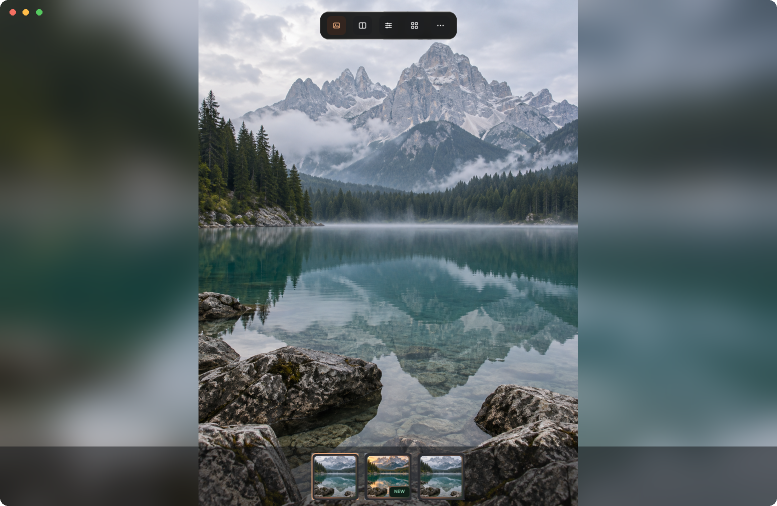
#> input picture layout/brand-assets/focus-alpine.png, 1554 x 1012 px (shown at 1/2 size)
$ python render.py
#> lines starting #> are read from the running program, lines starting #| are printed output that depends on the picture
"""20s Glance product film, composed from the current Figma UI exports.
Run: /private/tmp/glance-promo-venv/bin/python outputs/glance-promo-20s/render.py
"""
from pathlib import Path
from functools import lru_cache
import math, subprocess, wave, argparse
import numpy as np
from PIL import Image, ImageDraw, ImageFont, ImageFilter, ImageOps, ImageEnhance

OUT = Path(__file__).resolve().parent
ROOT = OUT.parents[1]
ASSETS = OUT / 'assets'
LANG = 'zh'
W, H, FPS, DURATION = 1920, 1080, 30, 20
WHITE = (246, 243, 239)
WARM = (236, 174, 127)
GRAY = (156, 157, 166)
FONT_PATHS = {'cn':'/System/Library/Fonts/Hiragino Sans GB.ttc', 'en':'/System/Library/Fonts/SFNS.ttf', 'mono':'/System/Library/Fonts/Menlo.ttc'}

def clamp(v): return max(0, min(1, v))
def ease(v): return 1-(1-clamp(v))**3
def smooth(v):
    v=clamp(v)
    return v*v*(3-2*v)
@lru_cache(None)
def font(size, family='cn'): return ImageFont.truetype(FONT_PATHS[family], size)
def txt(im, xy, value, size, color=WHITE, family='cn', anchor=None):
    ImageDraw.Draw(im).text(xy, value, font=font(size,family),fill=color,anchor=anchor)
def tr(zh, en): return en if LANG == 'en' else zh
# [22 lines left out: functions fit_size, put, rounded, shadow, not called in this run]

focus=Image.open(ROOT/'layout/brand-assets/focus-alpine.png').convert('RGBA')
#> focus is the input picture: PIL image 1554x1012 RGBA; mean R, G, B, A 91.1, 102.5, 105.4, 255
compare=Image.open(ROOT/'layout/brand-assets/compare-alpine.png').convert('RGBA').crop((48,30,1602,1042))
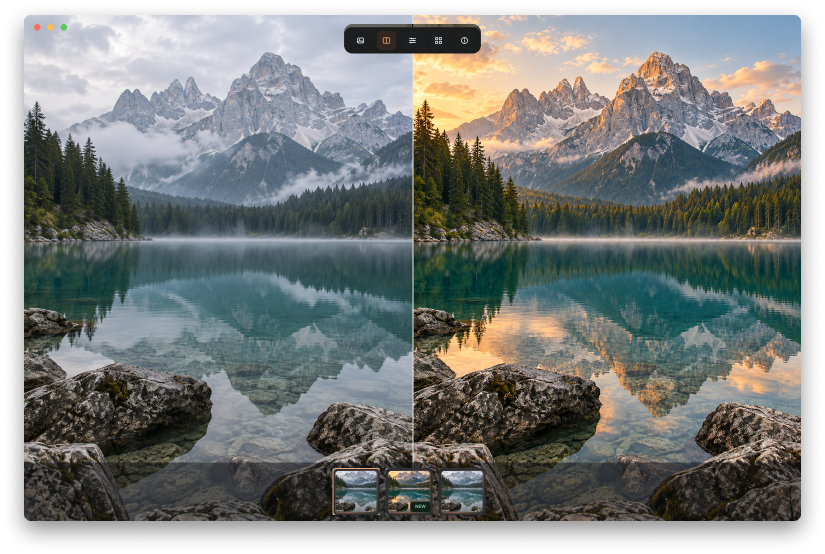
#> input picture layout/brand-assets/compare-alpine.png, 1650 x 1108 px (shown at 1/2 size)
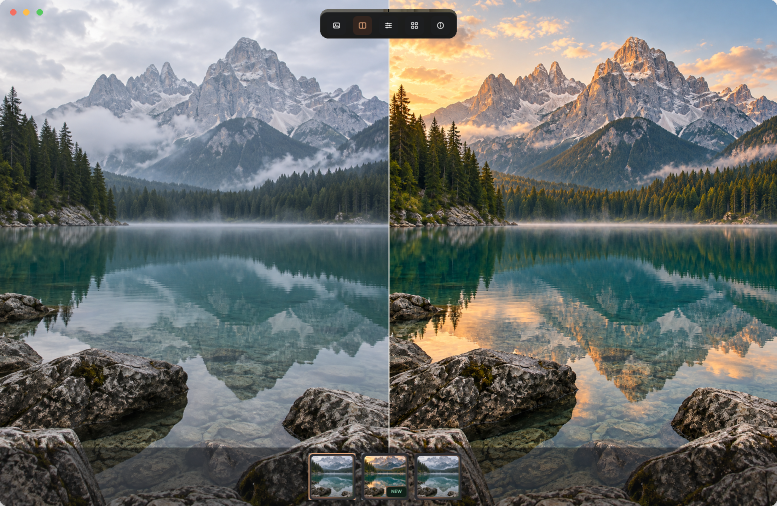
#> compare: PIL image 1554x1012 RGBA (shown at 1/2 size); mean R, G, B, A 108.4, 113.1, 111.1, 255
video=Image.open(ASSETS/'video.png').convert('RGBA')
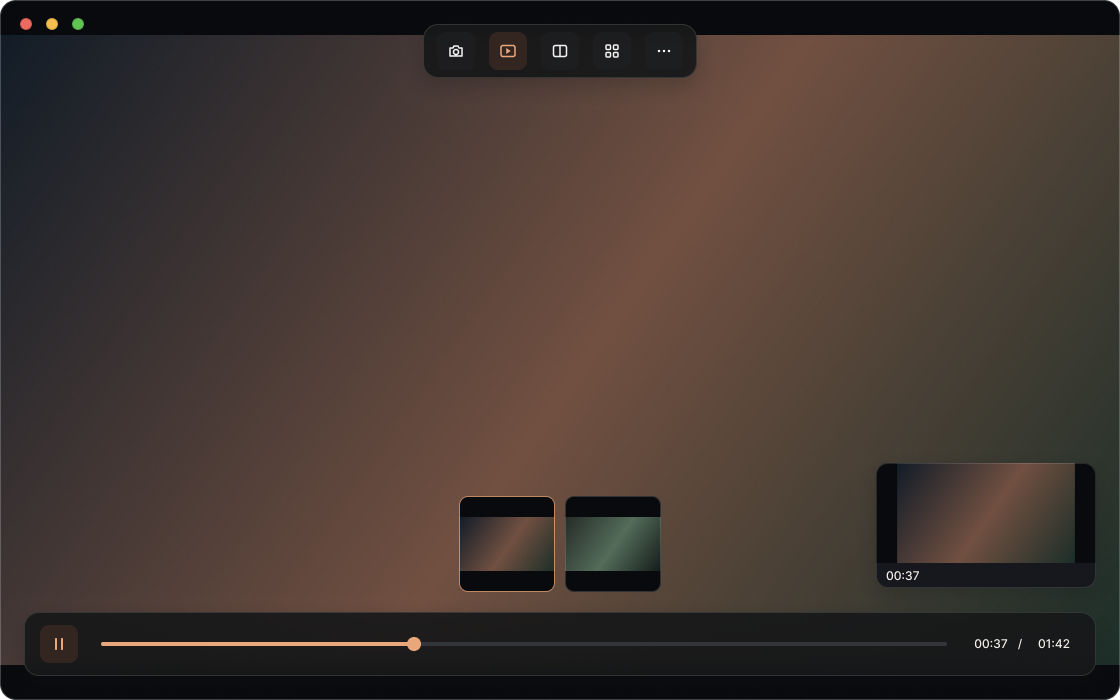
#> input picture outputs/glance-promo-20s/assets/video.png, 1120 x 700 px
#> video is the input picture: PIL image 1120x700 RGBA; mean R, G, B, A 67.4, 55.1, 49.1, 255
capture=Image.open(ASSETS/'capture.png').convert('RGBA')
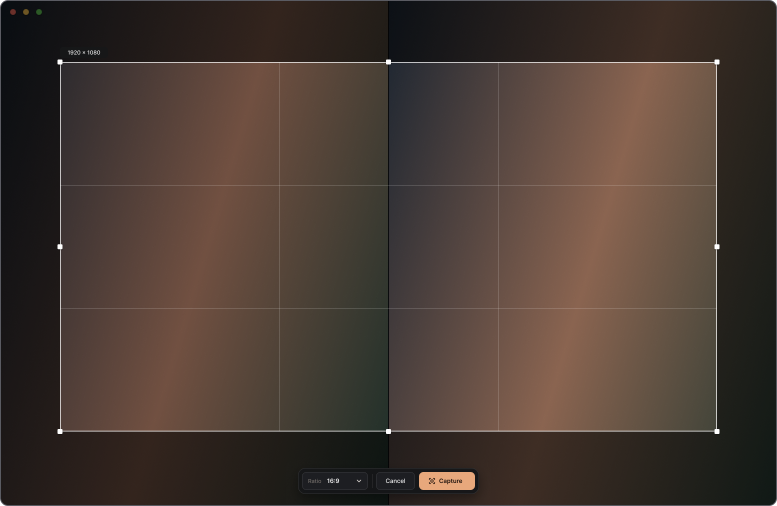
#> input picture outputs/glance-promo-20s/assets/capture.png, 1554 x 1012 px (shown at 1/2 size)
#> capture is the input picture: PIL image 1554x1012 RGBA; mean R, G, B, A 72.8, 58.7, 50.8, 255
widget_input=Image.open(ASSETS/'widget-input.png').convert('RGBA')
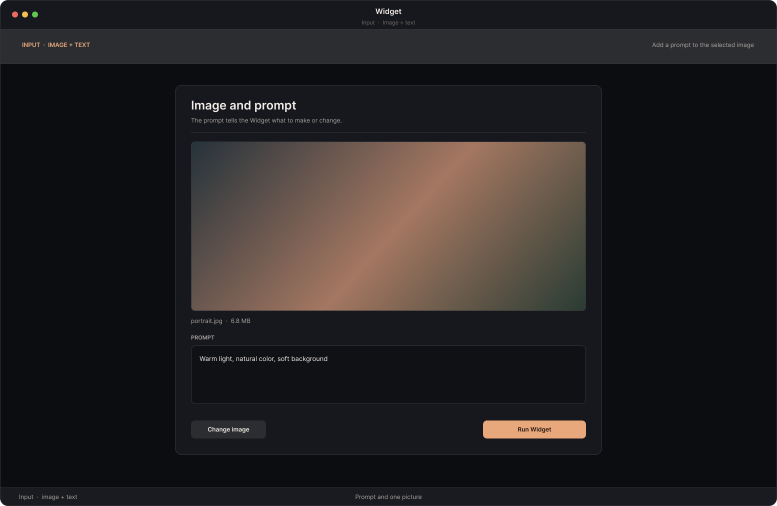
#> input picture outputs/glance-promo-20s/assets/widget-input.png, 1554 x 1012 px (shown at 1/2 size)
#> widget_input is the input picture: PIL image 1554x1012 RGBA; mean R, G, B, A 37.2, 33.9, 35, 255
widget_result=Image.open(ASSETS/'widget-result.png').convert('RGBA')
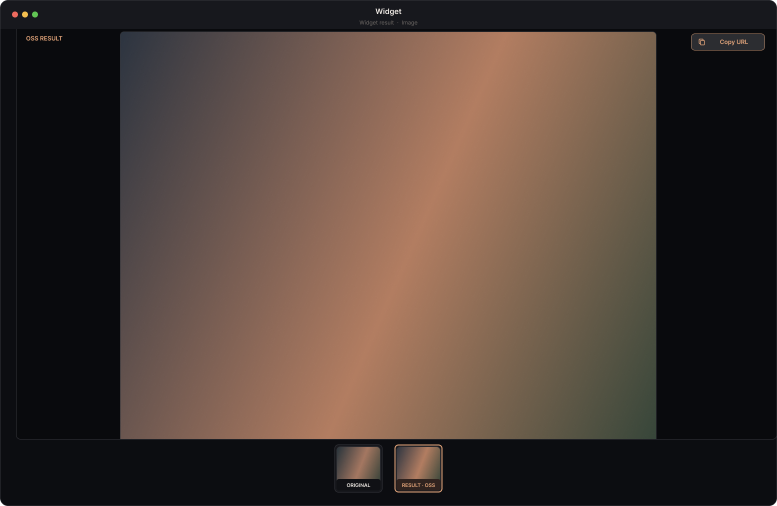
#> input picture outputs/glance-promo-20s/assets/widget-result.png, 1554 x 1012 px (shown at 1/2 size)
#> widget_result is the input picture: PIL image 1554x1012 RGBA; mean R, G, B, A 77.7, 62.2, 54.4, 255
#> (the run stopped early here; a loop or call above may not have finished)
